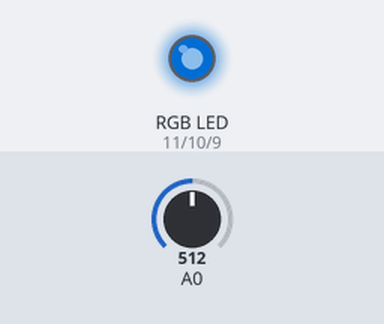
Recording of a sketch running on a simulated Arduino Uno, built with avr-gcc and run on an emulated ATmega328P. On the bench: an RGB LED mixed from three pins (HIGH = lit). Inputs (shaded band) come from the test bench; at power-on: A0 = 512. Dim RGB values are drawn brighter than linear; random numbers use the default seed unless the sketch sets one.

Above: at 0.3 s.
At 12.8 s:
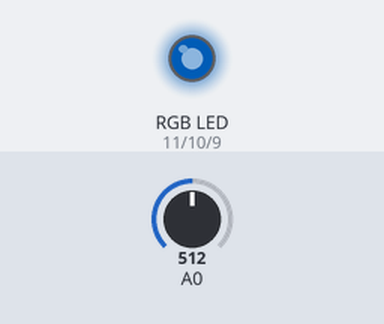
At 25.6 s:
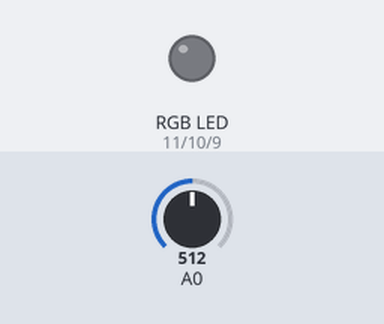
At 32.42 s:
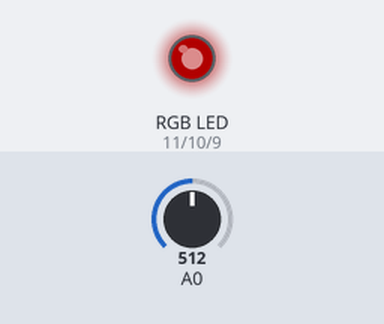
At 39.72 s:
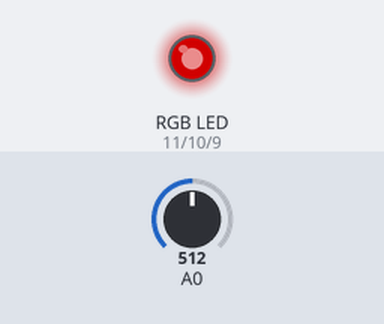
Timing chart, 0 to 40.0 s (numbered marks = the images above):
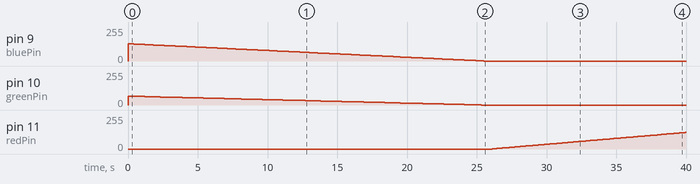

The sketch:

_3-4.ino
```cpp
float RGB1[3]={0};
float RGB2[3];
float INC[3];

int red,green,blue;
int redPin = 11;
int greenPin = 10;
int bluePin = 9;

void setup()
{
  // put your setup code here, to run once:
  randomSeed(analogRead(0));
  RGB1[0] = random(256);
  RGB1[1] = random(256);
  RGB1[2] = random(256);
}

void loop() {
  // put your main code here, to run repeatedly:
  randomSeed(analogRead(0));
  for(int x=0;x<3;x++)
    INC[x] = (RGB1[x] - RGB2[x])/256;
  for(int x=0;x<256;x++)
  {
    green= int(RGB1[1]);
    blue= int(RGB1[2]);
    red = int(RGB1[0]);
    analogWrite(redPin,red);
    analogWrite(greenPin,green);
    analogWrite(bluePin,blue);
    delay(100);

    RGB1[0] -= INC[0];
    RGB1[1] -= INC[1];
    RGB1[2] -= INC[2];
  }
  for(int x=0;x<3;x++)
  {
   RGB2[x] = random(556)-300;
   RGB2[x] = constrain(RGB2[x],0,255);
   delay(100);
  }
}
```

Measured:
- by itself, pin 11 (redPin): moves from 0/255 to 124/255 over 13.8 s
- by itself, pin 10 (greenPin): 0/255 → 67/255 at 0.00 s, → 66/255 0.10 s later, → 65/255 0.30 s later, → 64/255 0.40 s later, … (68 changes in this stretch)
- by itself, pin 9 (bluePin): 0/255 → 130/255 at 0.00 s, → 129/255 0.10 s later, → 128/255 0.10 s later, → 127/255 0.20 s later, … (131 changes in this stretch)
